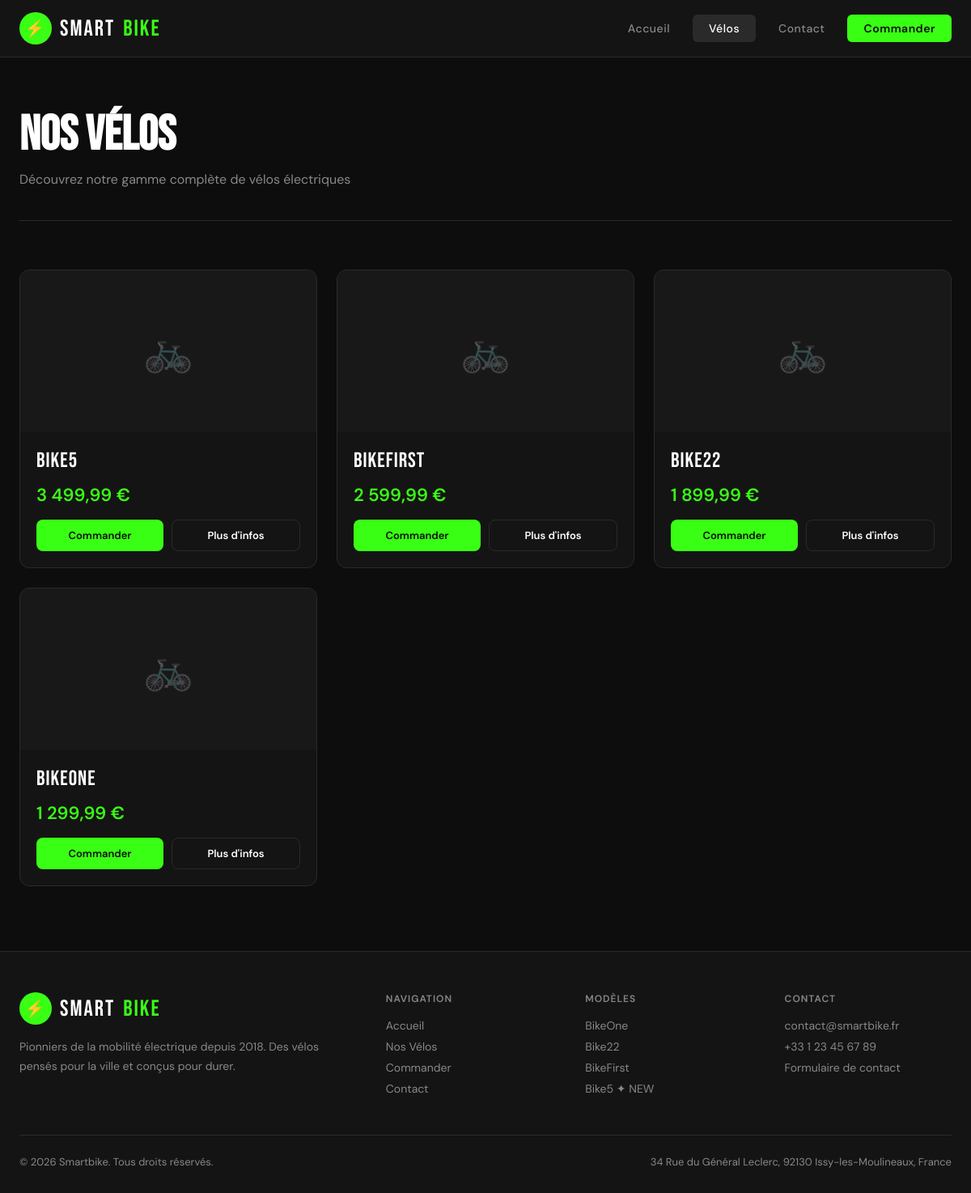
The page /velos.php on the database its author committed.
### tables this page shows
CREATE TABLE IF NOT EXISTS velos (
    id INT AUTO_INCREMENT PRIMARY KEY,
    nom VARCHAR(100) NOT NULL,
    description TEXT NOT NULL,
    prix DECIMAL(10,2) NOT NULL,
    photo VARCHAR(255) NOT NULL,
    date_ajout DATETIME DEFAULT CURRENT_TIMESTAMP
);

### velos.php (the view)
<?php
require_once 'config.php';
$stmt = $pdo->query('SELECT * FROM velos ORDER BY date_ajout DESC');
$velos = $stmt->fetchAll();
?>
<?php include 'header.php'; ?>
<div class="container">
    <div class="page-header">
        <h1>Nos Vélos</h1>
        <p>Découvrez notre gamme complète de vélos électriques</p>
    </div>
    <?php if (empty($velos)): ?>
        <p style="color:var(--muted);text-align:center;padding:60px 0;">Aucun vélo disponible.</p>
    <?php else: ?>
    <div class="velos-grid">
        <?php foreach ($velos as $velo): ?>
        <div class="velo-card">
            <?php if (file_exists($velo['photo'])): ?>
                <img src="<?= htmlspecialchars($velo['photo']) ?>" alt="<?= htmlspecialchars($velo['nom']) ?>" class="velo-card-img">
            <?php else: ?>
                <div class="velo-card-img-placeholder">🚲</div>
            <?php endif; ?>
            <div class="velo-card-body">
                <div class="velo-card-name"><?= htmlspecialchars($velo['nom']) ?></div>
                <div class="velo-card-price"><?= number_format($velo['prix'], 2, ',', ' ') ?> €</div>
                <div class="velo-card-actions">
                    <a href="commander.php?id=<?= $velo['id'] ?>" class="btn btn-primary">Commander</a>
                    <a href="velo.php?id=<?= $velo['id'] ?>" class="btn btn-outline">Plus d'infos</a>
                </div>
            </div>
        </div>
        <?php endforeach; ?>
    </div>
    <?php endif; ?>
</div>
<?php include 'footer.php'; ?>

### header.php (shortened to what this page needs)
<?php
$current = basename($_SERVER['PHP_SELF']);
?>
<!DOCTYPE html>
<html lang="fr">
<head>
    <link rel="stylesheet" href="style.css">
</head>
<body>
<header>
    <div class="header-inner">
        <a href="index.php" class="logo">
            <div class="logo-icon">⚡</div>
            Smart<span>bike</span>
        </a>
        <nav id="main-nav">
            <a href="index.php" class="<?= $current === 'index.php' ? 'active' : '' ?>">Accueil</a>
            <a href="velos.php" class="<?= $current === 'velos.php' || $current === 'velo.php' ? 'active' : '' ?>">Vélos</a>
            <a href="contact.php" class="<?= $current === 'contact.php' ? 'active' : '' ?>">Contact</a>
            <a href="commander.php" class="nav-cta">Commander</a>
        </nav>
    </div>
</header>
<main>

### footer.php (shortened to what this page needs)
</main>
<footer>
    <div class="footer-inner">
        <div class="footer-grid">
            <div class="footer-brand">
                <a href="index.php" class="logo">
                    <div class="logo-icon">⚡</div>
                    Smart<span>bike</span>
                </a>
                <p>Pionniers de la mobilité électrique depuis 2018. Des vélos pensés pour la ville et conçus pour durer.</p>
            </div>
            <div class="footer-col">
                <h3>Navigation</h3>
                <a href="index.php">Accueil</a>
                <a href="velos.php">Nos Vélos</a>
                <a href="commander.php">Commander</a>
                <a href="contact.php">Contact</a>
            </div>
            <div class="footer-col">
                <h3>Modèles</h3>
                <a href="velos.php">BikeOne</a>
                <a href="velos.php">Bike22</a>
                <a href="velos.php">BikeFirst</a>
                <a href="velos.php">Bike5 ✦ NEW</a>
            </div>
            <div class="footer-col">
                <h3>Contact</h3>
                <a href="mailto:contact@smartbike.fr">contact@smartbike.fr</a>
                <a href="tel:+33123456789">+33 1 23 45 67 89</a>
                <a href="contact.php">Formulaire de contact</a>
            </div>
        </div>
        <div class="footer-bottom">
            <p>© <?= date('Y') ?> Smartbike. Tous droits réservés.</p>
            <p>34 Rue du Général Leclerc, 92130 Issy-les-Moulineaux, France</p>
        </div>
    </div>
</footer>
</body>
</html>

### style.css (style rules this page uses)
:root { --green: #39FF14; --dark: #0d0d0d; --dark2: #141414; --dark3: #1e1e1e; --gray: #2a2a2a; --light: #f0f0f0; --muted: #888; --white: #ffffff; --radius: 12px; --transition: 0.3s ease; }
* { margin: 0; padding: 0; box-sizing: border-box; }
body { font-family: 'DM Sans', sans-serif; background: var(--dark); color: var(--light); min-height: 100vh; display: flex; flex-direction: column; }
a { color: inherit; text-decoration: none; }
header { background: var(--dark2); border-bottom: 1px solid var(--gray); position: sticky; top: 0; z-index: 100; }
.header-inner { max-width: 1200px; margin: 0 auto; padding: 0 24px; height: 70px; display: flex; align-items: center; justify-content: space-between; }
.logo { display: flex; align-items: center; gap: 10px; font-family: 'Bebas Neue', sans-serif; font-size: 28px; letter-spacing: 2px; color: var(--white); }
.logo span { color: var(--green); }
.logo-icon { width: 40px; height: 40px; background: var(--green); border-radius: 50%; display: flex; align-items: center; justify-content: center; font-size: 20px; }
nav { display: flex; align-items: center; gap: 8px; }
nav a { padding: 8px 20px; border-radius: 6px; font-weight: 500; font-size: 14px; color: var(--muted); transition: var(--transition); letter-spacing: 0.5px; }
nav a:hover, nav a.active { background: var(--gray); color: var(--white); }
nav a.nav-cta { background: var(--green); color: var(--dark); font-weight: 600; }
main { flex: 1; }
.container { max-width: 1200px; margin: 0 auto; padding: 0 24px; }
.btn { display: inline-flex; align-items: center; gap: 8px; padding: 14px 28px; border-radius: 8px; font-weight: 600; font-size: 15px; cursor: pointer; transition: var(--transition); border: none; font-family: 'DM Sans', sans-serif; }
.btn-primary { background: var(--green); color: var(--dark); }
.btn-outline { background: transparent; color: var(--white); border: 1px solid var(--gray); }
.page-header { padding: 60px 0 40px; border-bottom: 1px solid var(--gray); margin-bottom: 60px; }
.page-header h1 { font-family: 'Bebas Neue', sans-serif; font-size: clamp(40px, 5vw, 64px); color: var(--white); margin-bottom: 8px; }
.page-header p { color: var(--muted); font-size: 16px; }
.velos-grid { display: grid; grid-template-columns: repeat(auto-fill, minmax(280px, 1fr)); gap: 24px; margin-bottom: 80px; }
.velo-card { background: var(--dark2); border: 1px solid var(--gray); border-radius: var(--radius); overflow: hidden; transition: var(--transition); }
.velo-card-img-placeholder { width: 100%; height: 200px; background: var(--dark3); display: flex; align-items: center; justify-content: center; font-size: 50px; opacity: 0.4; }
.velo-card-body { padding: 20px; }
.velo-card-name { font-family: 'Bebas Neue', sans-serif; font-size: 26px; letter-spacing: 1px; color: var(--white); margin-bottom: 12px; }
.velo-card-price { font-size: 22px; font-weight: 600; color: var(--green); margin-bottom: 16px; }
.velo-card-actions { display: flex; gap: 10px; flex-wrap: wrap; }
.velo-card-actions .btn { flex: 1; justify-content: center; padding: 10px 16px; font-size: 13px; }
footer { background: var(--dark2); border-top: 1px solid var(--gray); padding: 50px 0 30px; margin-top: auto; }
.footer-inner { max-width: 1200px; margin: 0 auto; padding: 0 24px; }
.footer-grid { display: grid; grid-template-columns: 2fr 1fr 1fr 1fr; gap: 40px; margin-bottom: 40px; }
.footer-brand .logo { margin-bottom: 16px; }
.footer-brand p { color: var(--muted); font-size: 14px; line-height: 1.7; }
.footer-col h3 { font-size: 12px; font-weight: 600; text-transform: uppercase; letter-spacing: 1px; color: var(--muted); margin-bottom: 16px; }
.footer-col a { display: block; color: var(--muted); font-size: 14px; margin-bottom: 8px; transition: var(--transition); }
.footer-bottom { border-top: 1px solid var(--gray); padding-top: 24px; display: flex; justify-content: space-between; align-items: center; }
.footer-bottom p { font-size: 13px; color: var(--muted); }

### rows shown on the page
velos: nom "Bike5", prix "3 499,99"
velos: nom "BikeFirst", prix "2 599,99"
velos: nom "Bike22", prix "1 899,99"
velos: nom "BikeOne", prix "1 299,99"
